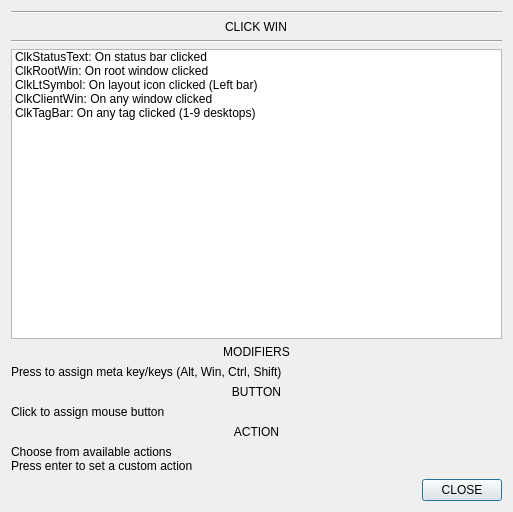
<?xml version="1.0" encoding="UTF-8"?>
<ui version="4.0">
 <class>Dialog</class>
 <widget class="QDialog" name="Dialog">
  <property name="geometry">
   <rect>
    <x>0</x>
    <y>0</y>
    <width>513</width>
    <height>512</height>
   </rect>
  </property>
  <property name="windowTitle">
   <string>Dialog</string>
  </property>
  <layout class="QGridLayout" name="gridLayout">
   <item row="0" column="0">
    <layout class="QGridLayout" name="gridLayout_2">
     <item row="8" column="0">
      <widget class="QLabel" name="label_5">
       <property name="autoFillBackground">
        <bool>true</bool>
       </property>
       <property name="text">
        <string>Click to assign mouse button</string>
       </property>
      </widget>
     </item>
     <item row="4" column="0">
      <widget class="QListWidget" name="listWidget">
       <item>
        <property name="text">
         <string>ClkStatusText: On status bar clicked</string>
        </property>
       </item>
       <item>
        <property name="text">
         <string>ClkRootWin: On root window clicked</string>
        </property>
       </item>
       <item>
        <property name="text">
         <string>ClkLtSymbol: On layout icon clicked (Left bar)</string>
        </property>
       </item>
       <item>
        <property name="text">
         <string>ClkClientWin: On any window clicked</string>
        </property>
       </item>
       <item>
        <property name="text">
         <string>ClkTagBar: On any tag clicked (1-9 desktops)</string>
        </property>
       </item>
      </widget>
     </item>
     <item row="10" column="0">
      <widget class="QLabel" name="label_7">
       <property name="autoFillBackground">
        <bool>true</bool>
       </property>
       <property name="text">
        <string>Choose from available actions
Press enter to set a custom action</string>
       </property>
      </widget>
     </item>
     <item row="11" column="0" alignment="Qt::AlignRight|Qt::AlignBottom">
      <widget class="QPushButton" name="pb_close">
       <property name="text">
        <string>CLOSE</string>
       </property>
      </widget>
     </item>
     <item row="9" column="0">
      <widget class="QLabel" name="label_6">
       <property name="text">
        <string>ACTION</string>
       </property>
       <property name="alignment">
        <set>Qt::AlignCenter</set>
       </property>
      </widget>
     </item>
     <item row="0" column="0">
      <layout class="QHBoxLayout" name="horizontalLayout_3"/>
     </item>
     <item row="1" column="0">
      <widget class="Line" name="line">
       <property name="orientation">
        <enum>Qt::Horizontal</enum>
       </property>
      </widget>
     </item>
     <item row="3" column="0">
      <widget class="Line" name="line_2">
       <property name="orientation">
        <enum>Qt::Horizontal</enum>
       </property>
      </widget>
     </item>
     <item row="7" column="0">
      <widget class="QLabel" name="label_4">
       <property name="autoFillBackground">
        <bool>false</bool>
       </property>
       <property name="text">
        <string>BUTTON</string>
       </property>
       <property name="alignment">
        <set>Qt::AlignCenter</set>
       </property>
      </widget>
     </item>
     <item row="2" column="0" alignment="Qt::AlignHCenter">
      <widget class="QLabel" name="label_2">
       <property name="text">
        <string>CLICK WIN</string>
       </property>
      </widget>
     </item>
     <item row="5" column="0">
      <widget class="QLabel" name="label">
       <property name="sizePolicy">
        <sizepolicy hsizetype="MinimumExpanding" vsizetype="Preferred">
         <horstretch>0</horstretch>
         <verstretch>0</verstretch>
        </sizepolicy>
       </property>
       <property name="autoFillBackground">
        <bool>false</bool>
       </property>
       <property name="text">
        <string>MODIFIERS</string>
       </property>
       <property name="alignment">
        <set>Qt::AlignCenter</set>
       </property>
      </widget>
     </item>
     <item row="6" column="0">
      <widget class="QLabel" name="label_3">
       <property name="autoFillBackground">
        <bool>true</bool>
       </property>
       <property name="text">
        <string>Press to assign meta key/keys (Alt, Win, Ctrl, Shift)</string>
       </property>
      </widget>
     </item>
    </layout>
   </item>
  </layout>
 </widget>
 <resources/>
 <connections/>
</ui>
